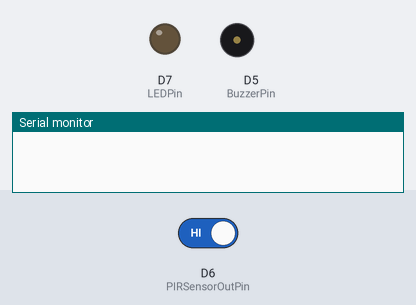
The sketch below on a simulated ESP8266 (NodeMCU). On the bench: output pins drawn as LEDs (lit = HIGH), buzzer (waves = sounding), the last lines printed to the serial monitor. The inputs (shaded band) are chosen by the test bench; at power-on: D6 (PIRSensorOutPin) HIGH.

Above: at 1.2 s.
1.3 s: D6 (PIRSensorOutPin) driven LOW
At 2.0 s:
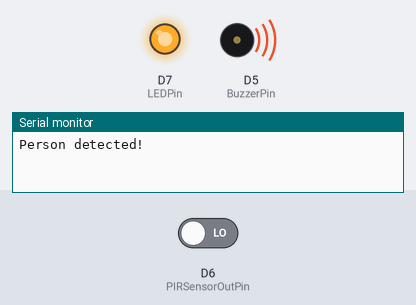
Timing chart, 0 to 8.8 s (numbered marks = the images above; inputs shaded):
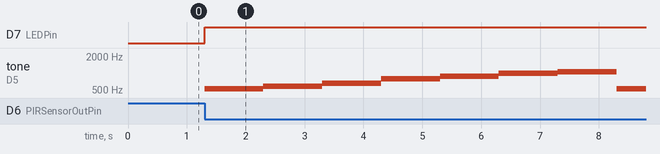

The sketch:

PIRSensorandLED_sketch.ino
```cpp
const int PIRSensorOutPin = D6;    //PIR Sensor OUT Pin
#define LEDPin D7
#define BuzzerPin D5

 void setup() {
    Serial.begin(9600);
    pinMode(PIRSensorOutPin, INPUT);
    pinMode(LEDPin, OUTPUT);
    pinMode(BuzzerPin, OUTPUT);
 }
 void loop()
 {
    if (digitalRead(PIRSensorOutPin) == LOW)
    {

      Serial.println("Person detected!");    //Print to serial monitor
      digitalWrite(LEDPin, HIGH);

      tone(BuzzerPin, 523) ; //DO note 523 Hz
      delay (1000);
      tone(BuzzerPin, 587) ; //RE note ...
      delay (1000);
      tone(BuzzerPin, 659) ; //MI note ...
      delay (1000);
      tone(BuzzerPin, 783) ; //FA note ...
      delay (1000);
      tone(BuzzerPin, 880) ; //SOL note ...
      delay (1000);
      tone(BuzzerPin, 987) ; //LA note ...
      delay (1000);
      tone(BuzzerPin, 1046) ; // SI note ...
      delay (1000);
    }
    else {
      digitalWrite(LEDPin, LOW);
      digitalWrite(BuzzerPin, LOW);
      }
 }
```

Measured:
- after the input at 1.3 s, D7 (LEDPin): LOW → HIGH at once; tone on D5 (BuzzerPin): plays 523 Hz for 1.0 s, 587 Hz for 1.0 s, 659 Hz for 1.0 s, 783 Hz for 1.0 s, 880 Hz for 1.0 s, 987 Hz for 1.0 s … (8 notes in this stretch), starting at once
